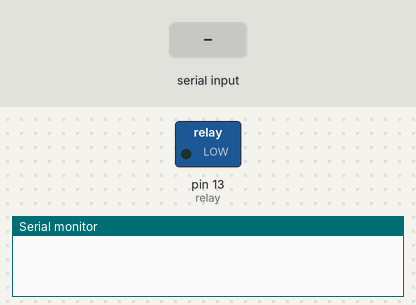
Bench run of a sketch on a simulated Arduino Uno, built with avr-gcc and run on an emulated ATmega328P. On the bench: switched loads named in the sketch (green lamp = pin HIGH), the last lines printed to the serial monitor. The inputs (shaded band) are chosen by the test bench. EEPROM starts erased.

Above: at 1.2 s.
1.3 s: "c" received over Serial
At 2.4 s:
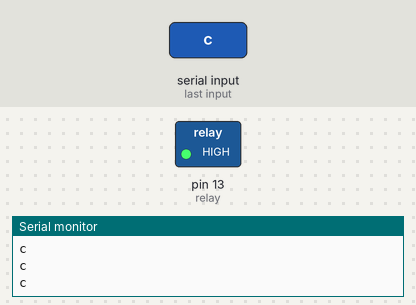
2.8 s: "o" received over Serial
At 3.6 s:
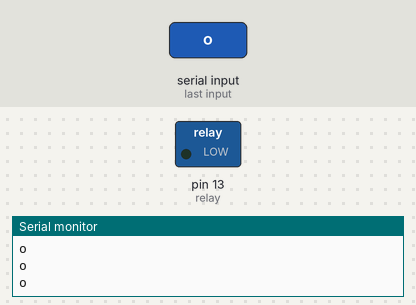
4.3 s: "C" received over Serial
At 4.7 s:
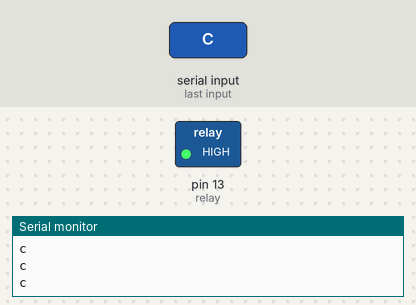
5.8 s: "O" received over Serial
At 7.0 s:
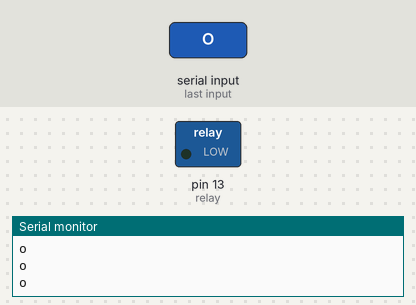
Timing chart, 0 to 8.3 s (numbered marks = the images above; inputs shaded):
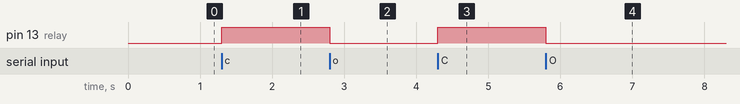

The sketch:

inverter_relay_controller_arduino.ino
```cpp
/*  https://forum.arduino.cc/index.php?topic=288234.0 */
#include <EEPROM.h>

#define relay 13

char receivedChar;
boolean newData = false;

// start reading from the first byte (address 0) of the EEPROM
int address = 0;
byte value;
char relay_stat;

void setup()
{
  value = EEPROM.read(address);
  Serial.begin(115200);
  pinMode(relay, OUTPUT);
  if (value == 99) //99==ascii for o; 111==ascii for c
  {
    digitalWrite(relay, LOW);
    Serial.print('o');
    relay_stat = 'o';
  }
  else if (value == 111)
  {
    digitalWrite(relay, HIGH);
    Serial.print('c');
    relay_stat = 'c';
  }
}

void loop()
{
  recvOneChar();
  processNewCmd();
}

void recvOneChar()
{
 if (Serial.available() > 0)
 {
  receivedChar = Serial.read();
  newData = true;
 }
}

void processNewCmd()
{
  if (newData == true)
  {
    if (receivedChar == 'o' || receivedChar =='O')
    {
      relay_stat = 'o';
      value = 99;
      digitalWrite(relay,LOW);
      EEPROM.write(address, value);
    }
    else if (receivedChar == 'c' || receivedChar =='C')
    {
      relay_stat = 'c';
      value = 111;
      digitalWrite(relay, HIGH);
      EEPROM.write(address, value);
    }
    //else if (receivedChar == 'q' || receivedChar =='Q')
    else
    { //Query the staus of the relay
      value = EEPROM.read(address);
      if (value == 99) //99==ascii for o; 111==ascii for c
      {
        relay_stat = 'o';
      }
      else if (value == 111)
      {
        relay_stat = 'c';
      }
      //for (int x = 0; x<=5; x++)
      //{
      //  Serial.println(relay_stat);
      //}
    }

    for (int x = 0; x<=5; x++)
    {
      Serial.println(relay_stat);
    }
    newData = false;
  }
}
```

Measured:
- after the input at 1.3 s, pin 13 (relay): LOW → HIGH at once
- after the input at 2.8 s, pin 13 (relay): HIGH → LOW at once
- after the input at 4.3 s, pin 13 (relay): LOW → HIGH at once
- after the input at 5.8 s, pin 13 (relay): HIGH → LOW at once
